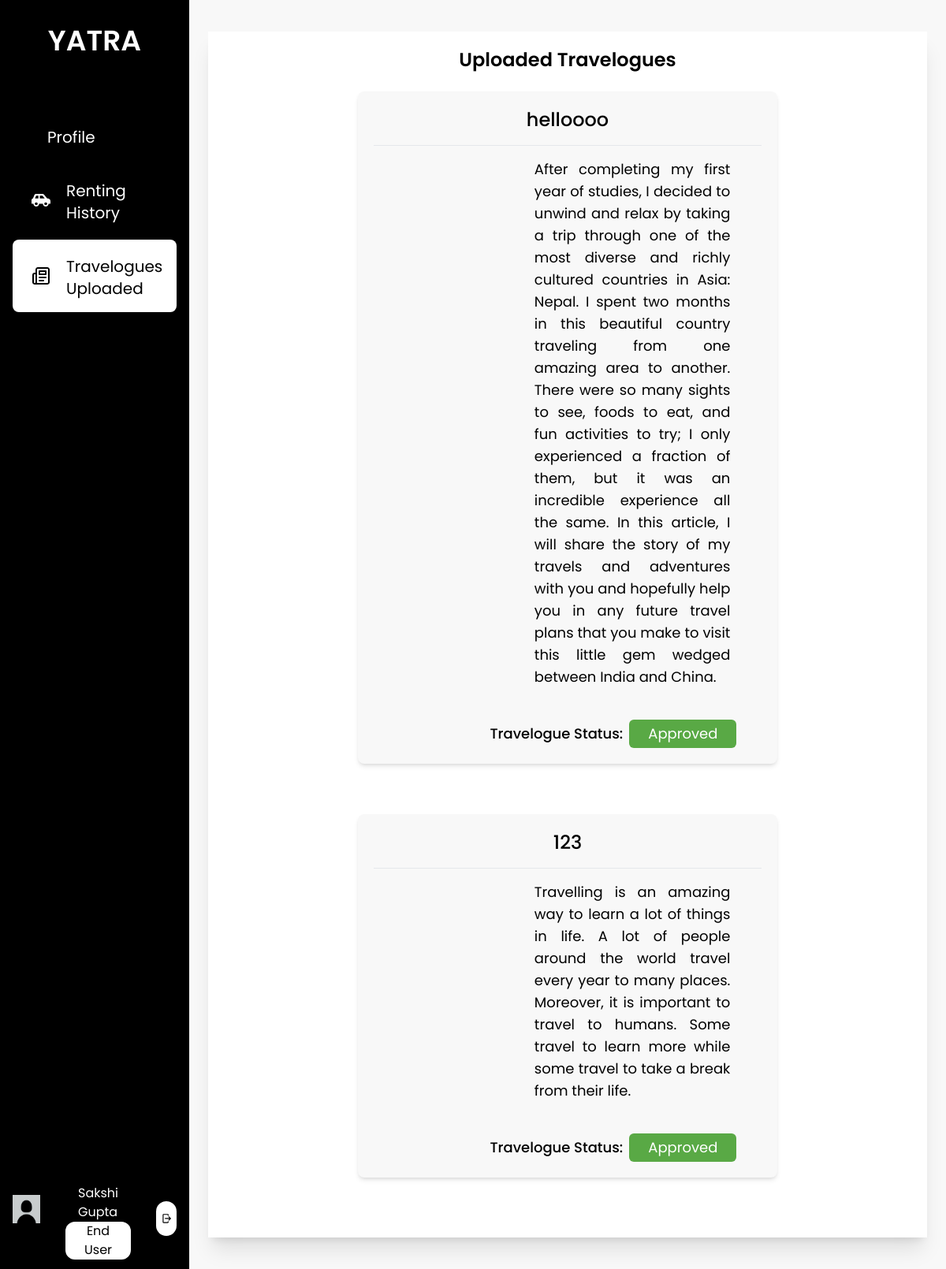
The page /travelogues_uploaded/ (signed in) on the database its author committed.
### base/models.py (models this page shows, shortened)
class EndUser(models.Model):
    user = models.OneToOneField(User, on_delete=models.CASCADE, related_name="enduser")
    first_name = models.CharField(max_length=25)
    last_name = models.CharField(max_length=25)
    email = models.EmailField()
    phone_number = models.CharField(max_length=10)
    citizenship_id = models.CharField(max_length=20, null= True, blank=True)
    citizenship = models.ImageField(upload_to='enduser/profile',  default='default_photo.jpg')
    license_no = models.CharField(max_length=20, null= True, blank=True)
    license = models.ImageField(upload_to='enduser/profile',  default='default_photo.jpg')
    pic = models.ImageField(upload_to='enduser/profile', default='default_profile.jpg')
    is_approved = models.CharField(max_length=10, choices=status, default="Pending")
    is_blocked = models.BooleanField(default=False)

class Travelogue(models.Model):
    enduser = models.ForeignKey(EndUser, on_delete=models.CASCADE, related_name="blogger")
    title = models.CharField(max_length=50)
    description = models.TextField(max_length=1500)
    image1 = models.ImageField(upload_to="enduser/travelogue")
    image2 = models.ImageField(upload_to="enduser/travelogue", null=True, blank=True)
    is_approved = models.CharField(max_length=10, choices=status, default="Pending")

### base/views.py (the view)
# urls.py: path('travelogues_uploaded/', views.travelogues_uploaded, name='travelogues_uploaded'),
def travelogues_uploaded(request):
    travelogues = Travelogue.objects.filter(enduser=request.user.enduser)
    context = {
        'uploaded_travelogues': travelogues
    }
    return render(request, 'enduser/travelogues_uploaded.html', context)

### base/templatetags/user_group.py (called while the page is built)
@register.filter(name='has_group')
def has_group(user, group_name):
    return user.groups.filter(name=group_name).exists()

### base/templates/enduser/travelogues_uploaded.html (shortened to what this page needs)
{% extends 'base/base.html' %}
{% load static %}
{% load only_name %}
{% block content %}
<div class="h-screen w-full px-6 py-10 bg-theme">
    <div class="bg-white h-full flex flex-col shadow-xl ">
        <div class="p-3 overflow-y-auto scrollbar-hide">
            <p class="text-center text-2xl font-semibold pt-2 pb-6">Uploaded Travelogues</p>
            {% if uploaded_travelogues %}
                {% for travelogue in uploaded_travelogues %}
                <div class="w-3/5 flex flex-col mx-auto rounded-lg bg-theme p-5 shadow-md mb-16">
                    <div class="flex w-full justify-center mb-4" style="height: 3%;">
                        <span class="font-medium text-2xl">{{ travelogue.title }}</span>
                    </div>
                    <hr class="mb-4">
                    <div class="flex flex-row text-lg text-justify" style="height:87%;">
                        <div class="flex flex-col justify-center items-center w-1/3 h-auto">
                        </div>
                        <div class="flex w-2/3 h-auto px-10">
                            <div class="flex justify-center w-full  mb-4">
                                <span class="">{{ travelogue.description }}</span>
                            </div>
                        </div>
                    </div>
                    <div class="flex w-full justify-end text-lg px-8 mt-6" style="height:10%;">
                        <span class="font-medium py-1">Travelogue Status:  </span><span class="py-1 px-6 ml-2 text-white rounded-md {% if travelogue.is_approved == 'Approved' %} bg-custom-green {% elif travelogue.is_approved == 'Pending' %} bg-custom-orange {% elif travelogue.is_approved == 'Rejected' %} bg-danger {% endif %} ">{{ travelogue.is_approved }}</span>
                    </div>
                </div>
                {% endfor %}
            {% endif %}
        </div>
    </div>
</div>
{% endblock %}

### base/templates/base/base.html (shortened to what this page needs)
{% load static tailwind_tags %}
{% load user_group %}
<html lang="en">
<head>
    {% tailwind_css %}
</head>
<body class="font-poppins min-h-screen">
    <div class="flex flex-row">
        <div class="flex w-1/5 bg-black h-screen text-white">
            <div class="w-full relative">
                <div class="flex justify-center pb-8">
                    <a href="{% url 'home' %}" class="py-8">
                        <span class="text-4xl text-center font-semibold">YATRA</span>
                    </a>
                </div>
                {% if user|has_group:'enduser' %}
                <div class="text-xl">
                    {% with request.resolver_match.url_name as url_name %}
                    <ul class="px-4">
                        <a href="{% url 'enduser_profile' %}" class="nav-bar-items {% if url_name == 'enduser_profile' or url_name == 'enduser_update_profile' or url_name == 'enduser_upload_documents' %}active{% endif %}">
                            <li class="nav-bar-li">
                                Profile
                            </li>
                        </a>
                        <a href="{% url 'renting_history' %}" class="nav-bar-items {% if url_name == 'renting_history' %}active{% endif %}">
                            <img src="{% static 'images/Vehicle.svg' %}" alt="">
                            <li class="nav-bar-li">
                               Renting History
                            </li>
                        </a>
                        <a href="{% url 'travelogues_uploaded' %}" class="nav-bar-items {% if url_name == 'travelogues_uploaded' %}active{% endif %}">
                            <img src="{% static 'images/blog.svg' %}" alt="">
                            <li class="nav-bar-li ">
                               Travelogues Uploaded
                            </li>
                        </a>
                    </ul>
                    {% endwith %}
                </div>
                <div class="flex flex-row absolute bottom-0 justify-evenly py-3 px-4 w-full">
                    <a href="{% url 'enduser_profile' %}" class=" ">
                        <img src="{% static 'images/default_profile.jpg' %}" style="object-fit: contain" alt="" class="w-20 h-20 object-cover rounded-full ">
                    </a>
                    <div class="flex flex-col px-8 justify-evenly">
                        <p class="text-generalBackground px-4 mt-2 ">{{ user.enduser.first_name }} {{ user.enduser.last_name }}</p>
                        <p class="text-gray px-4 text-center rounded-xl bg-white text-black py-0.75 ">End User</p>
                    </div>
                    <div class="ml-auto my-auto flex-end p-1.5 bg-white rounded-full">
                        <a href="{% url 'logout' %}">
                            <img src="{% static 'images/logout.svg' %}" alt="" class="h-8">
                        </a>
                    </div>
                </div>
                {% endif %}
            </div>
        </div>
        <div class="flex w-4/5 h-screen relative overflow-y-auto">
            {% block content %}
            {% endblock content%}
        </div>
    </div>
</body>
</html>

### rows shown on the page
Travelogue: title "helloooo", description "After completing my first year of studies, I decided to unwind and relax by taking a trip through one of the most diverse and richly cultured countries in Asia: Nepal. I spent two months in this beautiful country traveling from one amazing area to another. There were so many sights to see, foods to eat, and fun activities to try; I only experienced a fraction of them, but it was an incredible experience all the same. In this article, I will share the story of my travels and adventures with you and hopefully help you in any future travel plans that you make to visit this little gem wedged between India and China.", is_approved "Approved"
Travelogue: title "123", description "Travelling is an amazing way to learn a lot of things in life. A lot of people around the world travel every year to many places. Moreover, it is important to travel to humans. Some travel to learn more while some travel to take a break from their life.", is_approved "Approved"

### other values the page prints
{{ user.enduser.first_name }} "Sakshi"
{{ user.enduser.last_name }} "Gupta"
